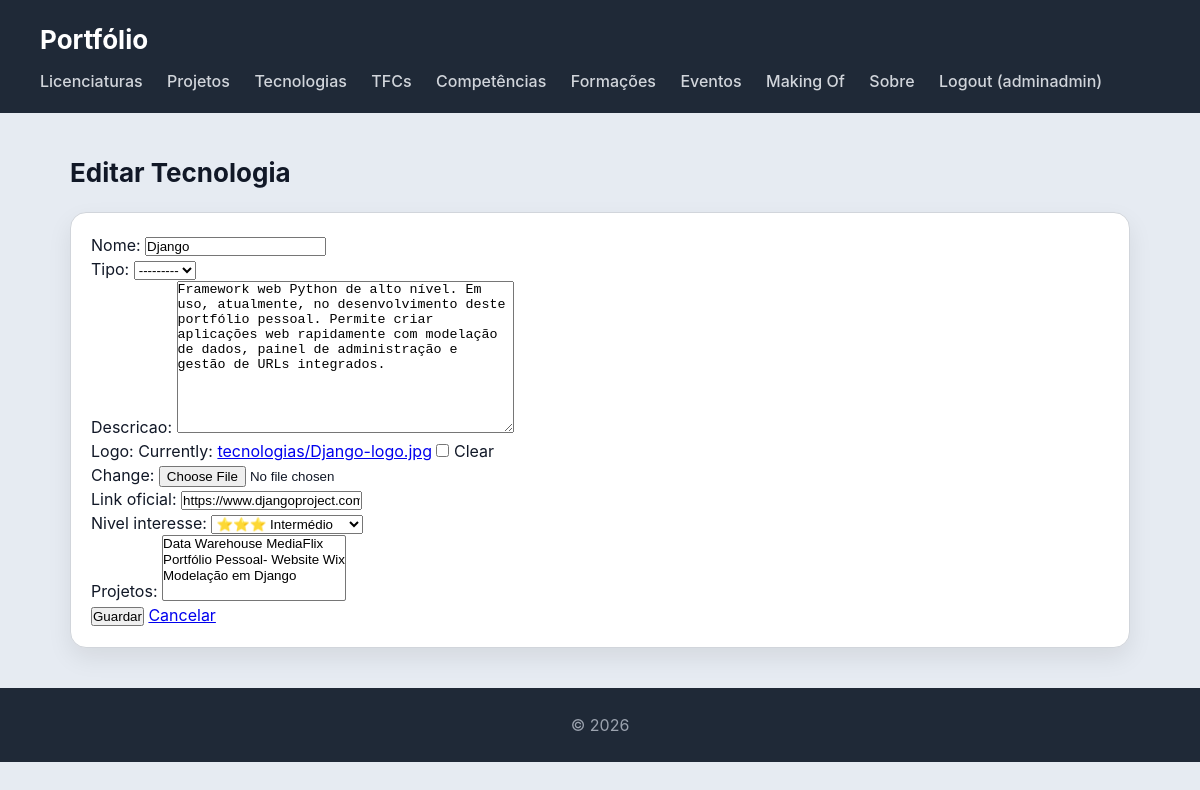
Before: /portfolio/tecnologias/3/editar/ (signed in) with the older database file.
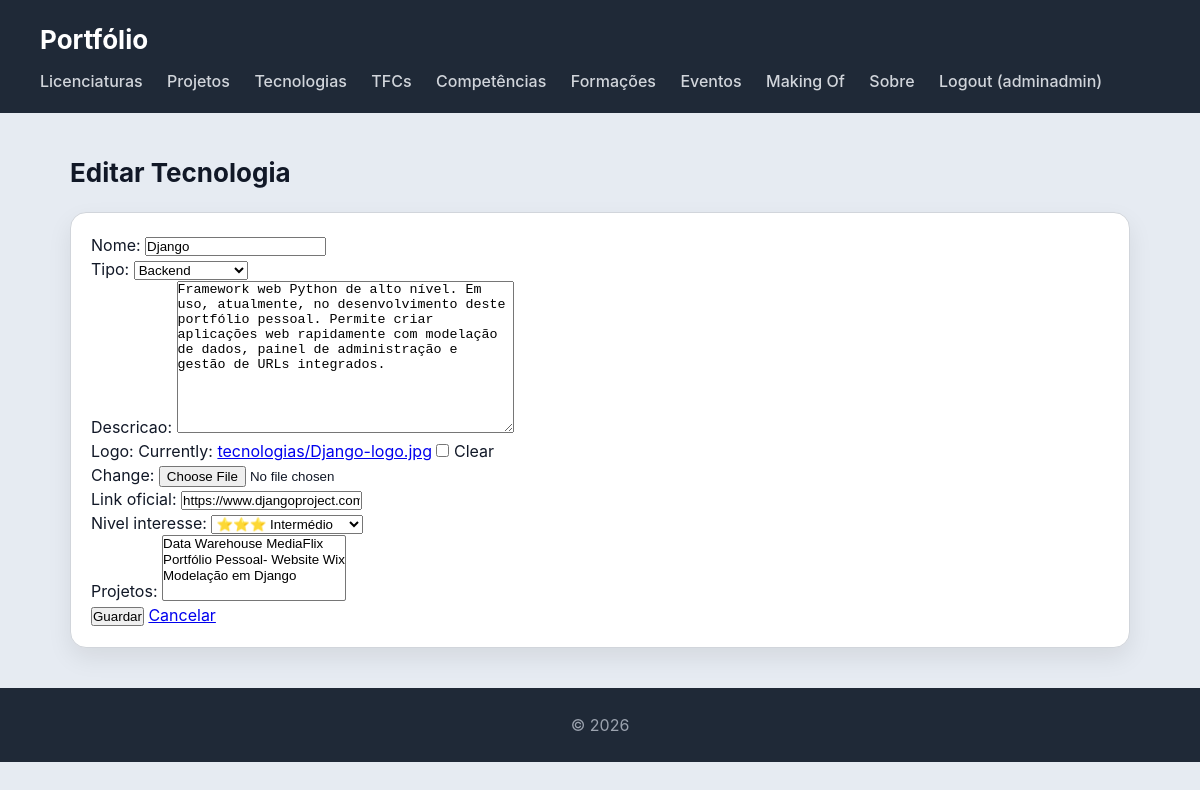
After: the same page with the newer database file.
### portfolio/models.py (models this page shows, shortened)
class Tecnologia(models.Model):
    NIVEL_CHOICES = [
        (1, '⭐ Iniciante'),
        (2, '⭐⭐ Básico'),
        (3, '⭐⭐⭐ Intermédio'),
        (4, '⭐⭐⭐⭐ Avançado'),
        (5, '⭐⭐⭐⭐⭐ Expert'),
    ]
    nome = models.CharField(max_length=100)
    tipo = models.ForeignKey(TipoTecnologia, on_delete=models.SET_NULL, null=True, blank=True, related_name='tecnologias')
    descricao = models.TextField(blank=True)
    logo = models.ImageField(upload_to='tecnologias/', blank=True, null=True)
    link_oficial = models.URLField(blank=True)
    nivel_interesse = models.IntegerField(choices=NIVEL_CHOICES, default=3)
    projetos = models.ManyToManyField(Projeto, blank=True, related_name='tecnologias_usadas')

class Projeto(models.Model):
    unidade_curricular = models.ForeignKey(UnidadeCurricular, on_delete=models.SET_NULL, null=True, blank=True, related_name='projetos')
    nome = models.CharField(max_length=200)
    descricao = models.TextField()
    tecnologias = models.TextField(help_text="Ex: Python, Django, HTML, CSS")
    imagem = models.ImageField(upload_to='projetos/', blank=True, null=True)
    video_url = models.URLField(blank=True, help_text="Link para video demo no YouTube")
    link_github = models.URLField(blank=True)
    data = models.DateField(blank=True, null=True)
    conceitos_aplicados = models.TextField(blank=True, help_text="Conceitos da UC aplicados neste projeto")
    def __str__(self):
        return self.nome

class TipoTecnologia(models.Model):
    TIPO_CHOICES = [
        ('frontend', 'Frontend'),
        ('backend', 'Backend'),
        ('base_dados', 'Base de Dados'),
        ('storage', 'Storage'),
        ('outro', 'Outro'),
    ]
    nome = models.CharField(max_length=100, choices=TIPO_CHOICES)
    def __str__(self):
        return self.get_nome_display()

### portfolio/views.py (the view)
# urls.py: path('tecnologias/<int:id>/editar/', views.tecnologia_editar_view, name='tecnologia_editar'),
@login_required
def tecnologia_editar_view(request, id):
    tecnologia = get_object_or_404(Tecnologia, id=id)
    if request.method == 'POST':
        form = TecnologiaForm(request.POST, request.FILES, instance=tecnologia)
        if form.is_valid():
            form.save()
            return redirect('tecnologias')
    else:
        form = TecnologiaForm(instance=tecnologia)
    return render(request, 'portfolio/tecnologia_form.html', {'form': form, 'titulo': 'Editar Tecnologia'})

### portfolio/forms.py
class TecnologiaForm(forms.ModelForm):
    class Meta:
        model = Tecnologia
        fields = '__all__'

### portfolio/templates/portfolio/tecnologia_form.html (shortened to what this page needs)
{% extends "portfolio/base.html" %}
{% block content %}
<h2>{{ titulo }}</h2>
<section>
  <article>
    <form method="post" enctype="multipart/form-data">
      {{ form.as_p }}
      <button type="submit">Guardar</button>
      <a href="{% url 'tecnologias' %}">Cancelar</a>
    </form>
  </article>
</section>
{% endblock %}

Changed rows visible on the page:
changed Tecnologia "https://www.djangoproject.com": tipo "---------" → "Backend"
